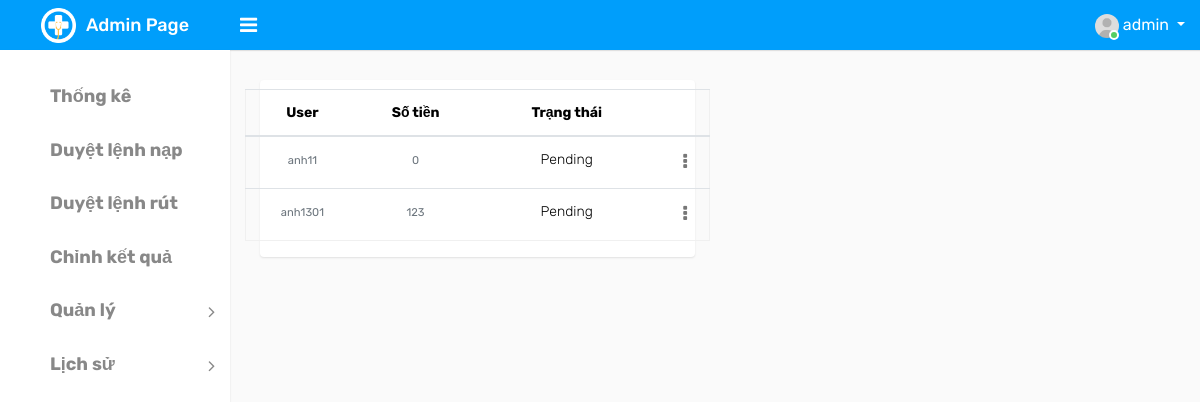
The app's page /list_accept_output_money/ (signed in) with its own data.
### ModuleApp/models.py (models this page shows, shortened)
class User(AbstractUser):
    id = models.UUIDField(primary_key=True, default=uuid.uuid4, editable=False)
    code = models.IntegerField(null=True)
    wallet = models.IntegerField(default=0)
    wallet_password = models.CharField(max_length=6, null=True, default=None)
    type_choice = ((0, 'Normal'), (1, 'Admin'), (2, 'Staff'), (3, 'Guest'))
    type = models.IntegerField(choices=type_choice, default=0)
    referrer = models.IntegerField(null=True)
    create_at = models.DateTimeField(auto_now_add=True)
    update_at = models.DateTimeField(auto_now=True)

class OutputMoney(models.Model):
    id = models.UUIDField(primary_key=True, default=uuid.uuid4, editable=False)
    create_at = models.DateTimeField(auto_now_add=True)
    value = models.IntegerField(null=False)
    status_choice = (('Pending', 'Pending'), ('Success', 'Success'), ('Fail', 'Fail'))
    status = models.CharField(choices=status_choice, default='Pending', max_length=20)
    user = models.ForeignKey(
        User, on_delete=models.CASCADE, related_name='output_money'
    )

### ModuleApp/decorators.py (the view)
    def function(request, *args, **kwargs):
        user=request.user.username
        if user=='admin':
            return view_func(request, *args, **kwargs)
        else:
            return HttpResponse("Chức năng này chỉ dành cho Admin!")

### ModuleApp/views.py (called while the page is built)
@login_required
@admin_only
def list_accept_output_money(request):
    outputMoney=OutputMoney.objects.filter(status='Pending')
    context={'data': outputMoney}
    return render(request, 'home/listacceptoutputmoney.html', context)

### templates/home/listacceptoutputmoney.html (shortened to what this page needs)
{% extends 'index/index.html' %}
{% block content %}
<div class="d-flex flex" id="content-body">
    <div class="d-flex flex-column flex card">
        <div class="padding">
            <div class="row ">
                <table id="table" class="table" data-mobile-responsive="true"
                    style="text-align: center;margin-top: 9px;">
                    <thead>
                        <tr>
                            <th data-sortable="true" data-field="stt" style="width: 3cm;">User</th>
                            <th data-sortable="true" data-field="stt" style="width: 3cm;">Số tiền</th>
                            <th data-sortable="true" data-field="bsx" style="width: 5cm;">Trạng thái</th>
                            <th></th>
                        </tr>
                    </thead>
                    <tbody>
                        {% for i in data %}
                        <tr class=" " data-id="5">
                            <td style="min-width:20px;">
                                <small class="text-muted">{{ i.user }}</small>
                            </td>
                            <td style="min-width:20px;">
                                <small class="text-muted">{{ i.value }}</small>
                            </td>
                            <td>{{i.status}}</td>
                            <td class="text-right">
                                <div class="dropdown dropdown-action">
                                    <a href="#" class="action-icon dropdown-toggle" data-toggle="dropdown"
                                        aria-expanded="false"><i class="fa fa-ellipsis-v"></i></a>
                                </div>
                            </td>
                        </tr>
                        {% endfor %}
                    </tbody>
                </table>
            </div>
        </div>
    </div>
</div>
{% endblock %}

### templates/index/index.html (shortened to what this page needs)
{% load static %}
<!DOCTYPE html>
<html lang="en">
<head>
    <link rel="stylesheet" type="text/css" href="{% static 'homepage/assets/css/bootstrap.min.css' %}">
    <link rel="stylesheet" type="text/css" href="{% static 'homepage/assets/css/font-awesome.min.css' %}">
    <link rel="stylesheet" type="text/css" href="{% static 'homepage/assets/css/style.css' %}">
    <link rel="stylesheet" type="text/css" href="{% static 'style/set.css' %}">
</head>
<body>
    <div class="main-wrapper">
        <div class="header">
			<div class="header-left">
				<a href="" class="logo">
					<img src="{% static 'homepage/assets/img/logo.png' %}" width="35" height="35" alt=""><span>Admin Page</span>
				</a>
			</div>
			<a id="toggle_btn" href="javascript:void(0);"><i class="fa fa-bars"></i></a>
            <ul class="nav user-menu float-right">
                <li class="nav-item dropdown has-arrow">
                    <a href="#" class="dropdown-toggle nav-link user-link" data-toggle="dropdown">
                        <span class="user-img">
							<img class="rounded-circle" src="{% static 'homepage/assets/img/user.jpg' %}" width="24" alt="Admin">
							<span class="status online"></span>
						</span>
						<span>{{request.user.username}}</span>
                    </a>
                </li>
            </ul>
        </div>
        <div class="sidebar" id="sidebar">
            <div class="sidebar-inner slimscroll">
                <div id="sidebar-menu" class="sidebar-menu">
                    <ul>
                       <li class="menu-title"></li>
                        <li>
                        <a href="{% url 'app:admin_dashboard' %}"><i></i> <span><h4><b>Thống kê</b></h4></span></a>
                        </li>
						<li>
                            <a href="{% url 'app:list_accept_input_money' %}"><i></i> <span><h4><b>Duyệt lệnh nạp</b></h4></span></a>
                        </li>
                        <li>
                            <a href="{% url 'app:list_accept_output_money' %}"><i></i> <span><h4><b>Duyệt lệnh rút</b></h4></span></a>
                        </li>
                        <li>
                            <a href="{% url 'app:set_phase_usdt' %}"><i></i> <span><h4><b>Chỉnh kết quả</b></h4></span></a>
                        </li>
                        <li class="submenu">
							<a href="#"><i></i> <span><h4><b>Quản lý</b></h4></span> <span class="menu-arrow"></span></a>
						</li>
						<li class="submenu">
							<a href="#"><i></i> <span><h4><b>Lịch sử</b></h4></span> <span class="menu-arrow"></span></a>
						</li>
                    </ul>
                </div>
            </div>
        </div>
        <div class="page-wrapper">
            <div class="content">
                {% block content %}
                {% endblock %}
            </div>
        </div>
    </div>
</body>
</html>

### records on screen
User: user.username "admin"
OutputMoney: user "anh11", value "0", status "Pending"
OutputMoney: user "anh1301", value "123", status "Pending"
